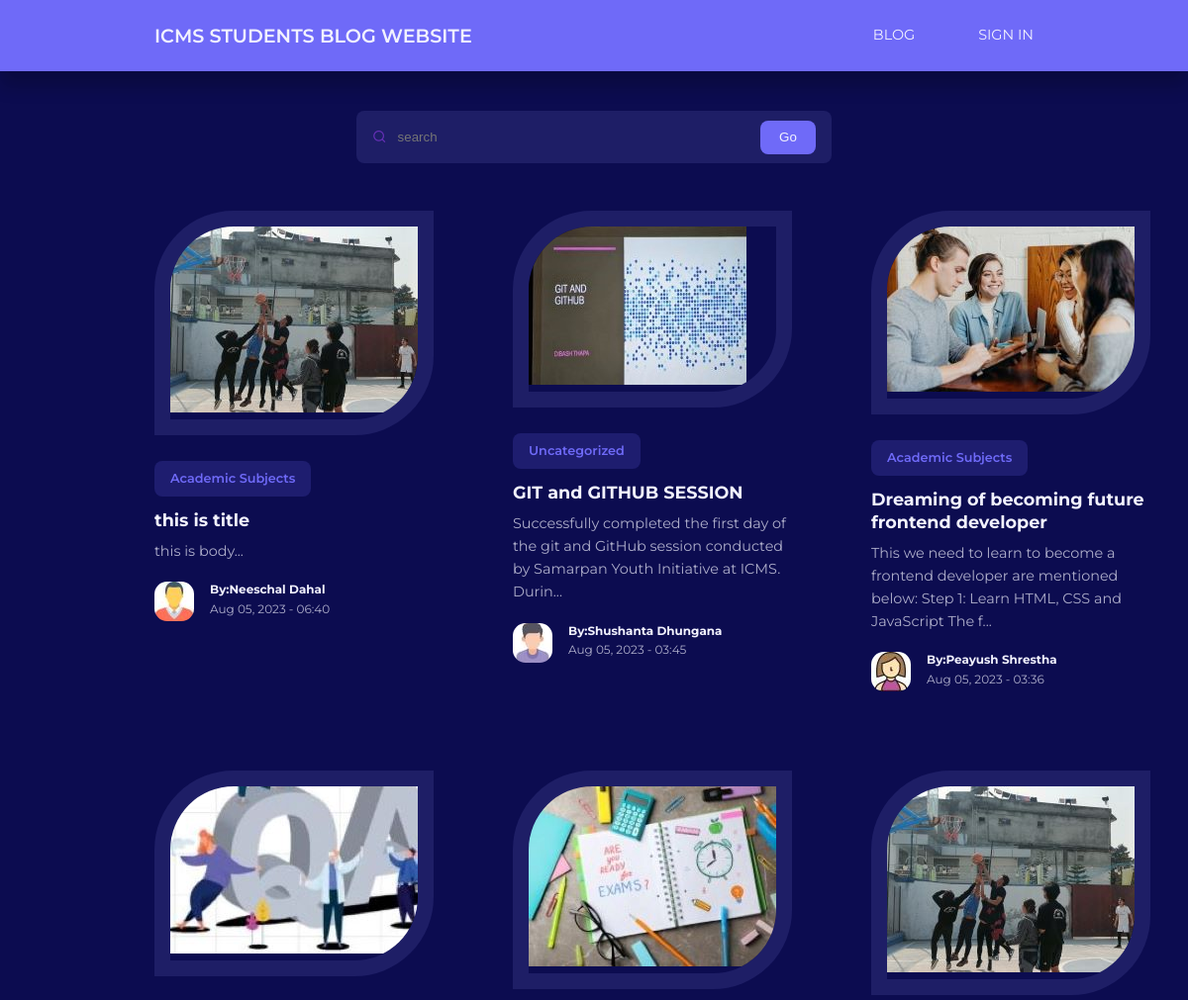
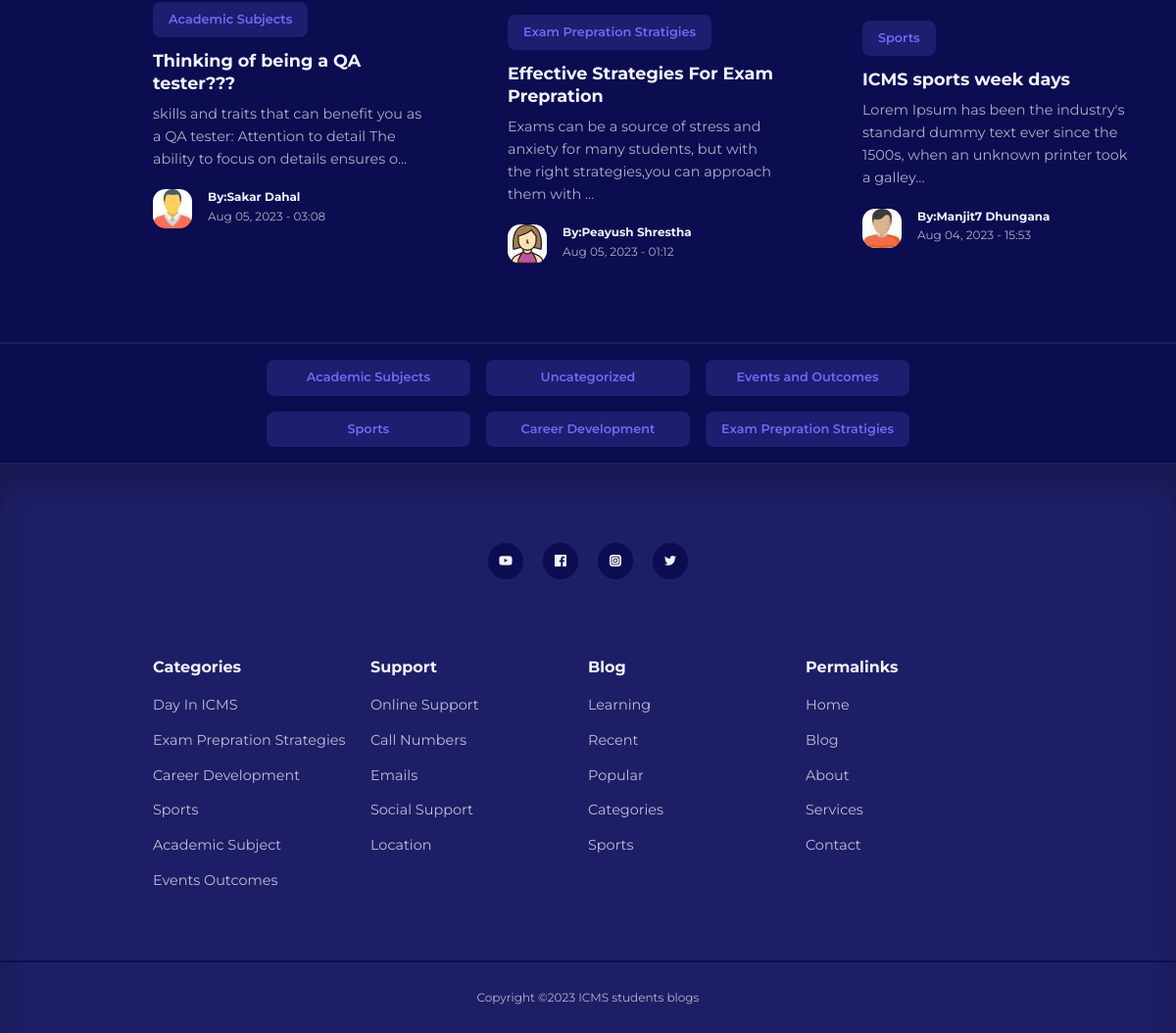
Screenshot of /blog.php with the database file from the repository (2 pictures, top to bottom).
### tables this page shows
CREATE TABLE `posts` (
  `id` int(11) UNSIGNED NOT NULL,
  `title` varchar(255) NOT NULL,
  `body` text NOT NULL,
  `thumbnail` varchar(255) NOT NULL,
  `date_time` timestamp NOT NULL DEFAULT current_timestamp(),
  `category_id` int(11) UNSIGNED DEFAULT NULL,
  `author_id` int(11) UNSIGNED NOT NULL,
  `is_featured` tinyint(1) NOT NULL
);

CREATE TABLE `categories` (
  `id` int(11) UNSIGNED NOT NULL,
  `title` varchar(50) NOT NULL,
  `description` text NOT NULL
);

CREATE TABLE `users` (
  `id` int(11) UNSIGNED NOT NULL,
  `firstname` varchar(50) NOT NULL,
  `lastname` varchar(50) NOT NULL,
  `username` varchar(50) NOT NULL,
  `email` varchar(100) NOT NULL,
  `password` varchar(255) NOT NULL,
  `avatar` varchar(255) NOT NULL,
  `is_admin` tinyint(1) NOT NULL
);

### blog.php (the view, shortened to what this page needs)
<?php
include 'partials/header.php';
$query = "SELECT * FROM posts ORDER BY date_time DESC";
$posts = mysqli_query($connection, $query);
?>
<section class="search__bar">
    <form class="container search__bar-container" action="<?= ROOT_URL ?>search.php" method="GET">
        <div>
            <i class="uil uil-search"></i>
            <input type="search" name="search" placeholder="search">
        </div>
        <button type="submit" name="submit" class="btn">Go</button>
    </form>
</section>
<section class="posts<?= $featured ? '' : 'section__extra-margin' ?>">
    <div class="container post__container">
        <?php while ($post = mysqli_fetch_assoc($posts)) : ?>
            <article class="post">
                <div class="post__thumbnail">
                    <img src="./images/<?= $post['thumbnail'] ?>">
                </div>
                <div class="post__info">
                    <?php
                    $category_id = $post['category_id'];
                    $category_query = "SELECT * FROM categories WHERE id=$category_id";
                    $category_result = mysqli_query($connection, $category_query);
                    $category = mysqli_fetch_assoc($category_result);
                    ?>
                    <a href="<?= ROOT_URL ?>category-posts.php?id=<?= $post['category_id'] ?>" class="category__button"><?= $category['title'] ?></a>
                    <h3 class="post__title">
                        <a href="<?= ROOT_URL ?>post.php?id=<?= $post['id'] ?>"><?= $post['title'] ?></a>
                    </h3>
                    <p class="post__body">
                        <?= substr($post['body'], 0, 120) ?>...
                    </p>
                    <div class="post__author">
                        <?php
                        $author_id = $post['author_id'];
                        $author_query = "SELECT * FROM users WHERE id=$author_id";
                        $author_result = mysqli_query($connection, $author_query);
                        $author = mysqli_fetch_assoc($author_result);
                        ?>
                        <div class="post__author-avatar">
                            <img src="./images/<?= $author['avatar'] ?>">
                        </div>
                        <div class="post__author-info">
                            <h5>By:<?= "{$author['firstname']} {$author['lastname']}" ?></h5>
                            <small><?= date("M d, Y - H:i", strtotime($post['date_time'])) ?></small>
                        </div>
                    </div>
                </div>
            </article>
        <?php endwhile ?>
    </div>
</section>
<section class="category__buttons">
    <div class="container category__buttons-container">
        <?php
        $all_categories_query = "SELECT * FROM categories";
        $all_categories = mysqli_query($connection, $all_categories_query);
        ?>
        <?php while ($category = mysqli_fetch_assoc($all_categories)) : ?>
            <a href="<?= ROOT_URL ?>category-posts.php?id=<?= $category['id'] ?>" class="category__button"><?= $category['title'] ?></a>
        <?php endwhile ?>
    </div>
</section>
<?php
include 'partials/footer.php';
?>

### css/style.css (style rules this page uses)
:root { --color-primary: #6f6af8; --color-primary-light: hsl(242, 91%, 69%, 18%); --color-primary-variant: #5854c7; --color-red: #da0f3f; --color-red-light: hsl(346, 87%, 46%, 15%); --color-green: #00c476; --color-green-light: hsl(156, 100%, 38%, 15%); --color-gray-900: #1e1e66; --color-gray-700: #2d2b7c; --color-gray-300: rgba(112, 50, 194, 0.87); --color-gray-200: rgba(242, 242, 254, 0.7); --color-white: #f2f2fe; --color-bg: #0c0c50; --transition: all 300ms ease; --container-width-lg: 74%; --container-width-md: 88%; --form-width: 40%; --card-border-radius-1: 0.3rem; --card-border-radius-2: 0.5rem; --card-border-radius-3: 0.8rem; --card-border-radius-4: 2rem; --card-border-radius-5: 5rem; }
* { margin: 0; padding: 0; outline: 0; border: 0; appearance: 0; list-style: none; text-decoration: none; box-sizing: border-box; }
body { font-family: 'Montserrat', sans-serif; line-height: 1.6; color: var(--color-gray-200); overflow-x: hidden; background: var(--color-bg); font-size: 0.9rem; }
.container { width: var(--container-width-lg); max-width: 1800px; margin-inline: auto; }
section { margin-top: 3rem; width: 100vw; }
h1, h2, h3, h4, h5 { color: var(--color-white); line-height: 1.3; }
h3 { font-size: 1.1rem; margin: 0.8rem 0 0.5rem; }
a { color: var(--color-white); transition: var(--transition); }
.category__button { background: var(--color-primary-light); color: var(--color-primary); display: inline-block; padding: 0.5rem 1rem; border-radius: var(--card-border-radius-2); font-weight: 600; font-size: 0.8rem; text-align: center; }
.post__thumbnail { border-radius: var(--card-border-radius-5) 0; border: 1rem solid var(--color-gray-900); overflow: hidden; margin-bottom: 1.6rem; }
.post__author { display: flex; gap: 1rem; margin-top: 1.2rem; }
.post__author-avatar { width: 2.5rem; height: 2.5rem; border-radius: var(--card-border-radius-3); overflow: hidden; }
.post__container { display: grid; grid-template-columns: repeat(3, 1fr); gap: 5rem; margin-bottom: 5rem; }
.category__buttons { padding: 1rem 1rem; border-top: 2px solid var(--color-gray-900); border-bottom: 2px solid var(--color-gray-900); }
.category__buttons-container { width: fit-content; display: grid; grid-template-columns: repeat(3, 1fr); gap: 1rem; }
.search__bar { margin-top: 7rem; }
.search__bar-container { position: relative; width: 30rem; background: var(--color-gray-900); display: flex; flex-direction: row; align-items: center; justify-content: space-between; overflow: hidden; padding: 0.6rem 1rem; border-radius: var(--card-border-radius-2); color: var(--color-gray-300); }
.search__bar-container>div { width: 100%; display: flex; align-items: center; }
.search__bar input { background: transparent; margin-left: 0.7rem; padding: 0.5rem 0; width: 100%; }
.search__bar input ::placeholder { color: var(--color-gray-300); }
.btn { display: inline-block; width: fit-content; padding: 0.6rem 1.2rem; background-color: var(--color-primary); border-radius: var(--card-border-radius-2); cursor: pointer; transition: var(--transition); color: var(--color-white); }
form { display: flex; flex-direction: column; gap: 1rem; }
input, textarea, select { padding: 0.8rem 1.4rem; background-color: var(--color-gray-900); border-radius: var(--card-border-radius-2); resize: none; color: var(--color-white); }

### rows the page displays
posts: thumbnail (picture), category.title "Academic Subjects", title "this is title", body "this is body", author.avatar (picture), author.firstname "Neeschal", author.lastname "Dahal", date_time "Aug 05, 2023 - 06:40"
posts: thumbnail (picture), category.title "Uncategorized", title "GIT and GITHUB SESSION", body "Successfully completed the first day of the git and GitHub session conducted by Samarpan Youth Initiative at ICMS. Durin", author.avatar (picture), author.firstname "Shushanta", author.lastname "Dhungana", date_time "Aug 05, 2023 - 03:45"
posts: thumbnail (picture), category.title "Academic Subjects", title "Dreaming of becoming future frontend developer", body "This we need to learn to become a frontend developer are mentioned below: Step 1: Learn HTML, CSS and JavaScript The f", author.avatar (picture), author.firstname "Peayush", author.lastname "Shrestha", date_time "Aug 05, 2023 - 03:36"
posts: thumbnail (picture), category.title "Academic Subjects", title "Thinking of being a QA tester???", body "skills and traits that can benefit you as a QA tester: Attention to detail The ability to focus on details ensures o", author.avatar (picture), author.firstname "Sakar", author.lastname "Dahal", date_time "Aug 05, 2023 - 03:08"
posts: thumbnail (picture), category.title "Exam Prepration Stratigies", title "Effective Strategies For Exam Prepration", body "Exams can be a source of stress and anxiety for many students, but with the right strategies,you can approach them with", author.avatar (picture), author.firstname "Peayush", author.lastname "Shrestha", date_time "Aug 05, 2023 - 01:12"
posts: thumbnail (picture), category.title "Sports", title "ICMS sports week days", body "Lorem Ipsum has been the industry's standard dummy text ever since the 1500s, when an unknown printer took a galley", author.avatar (picture), author.firstname "Manjit7", author.lastname "Dhungana", date_time "Aug 04, 2023 - 15:53"
categories: title "Academic Subjects"
categories: title "Uncategorized"
categories: title "Events and Outcomes"
categories: title "Sports"
categories: title "Career Development"
categories: title "Exam Prepration Stratigies"
